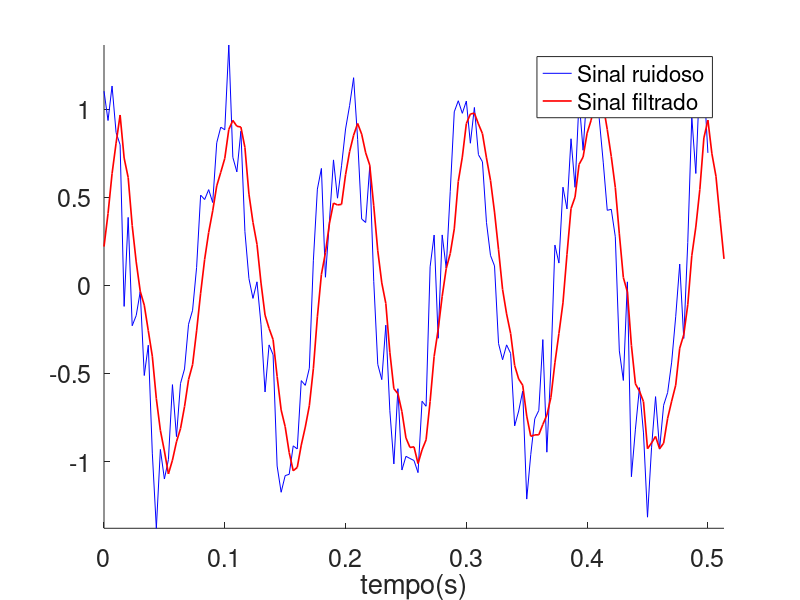

MATLAB code for this plot:
clc;
clear all;
clf;
f0=10;
fs=300;
T0=1/f0;
Ts=1/fs;
t=[0:Ts:5*T0];
x=cos(2*pi*f0*t);
a=0.25;
ns=a*randn(1,length(x)); %ruído
xn=x+ns; %sinal final + ruído

N=input('Ordem desejada do filtro =');
h=1/N*ones(1,N);

xf=conv(xn,h);
tf=[0:Ts:(length(xf)-1)*Ts];

plot(t, xn, 'b', tf, xf, 'r', 'LineWidth', 1.2);
axis tight;
box off;
set(gcf, 'color', 'w');
legend('Sinal ruidoso', 'Sinal filtrado');
xlabel('tempo(s)', 'fontsize', 18);
set(gca, 'FontSize', 18);
